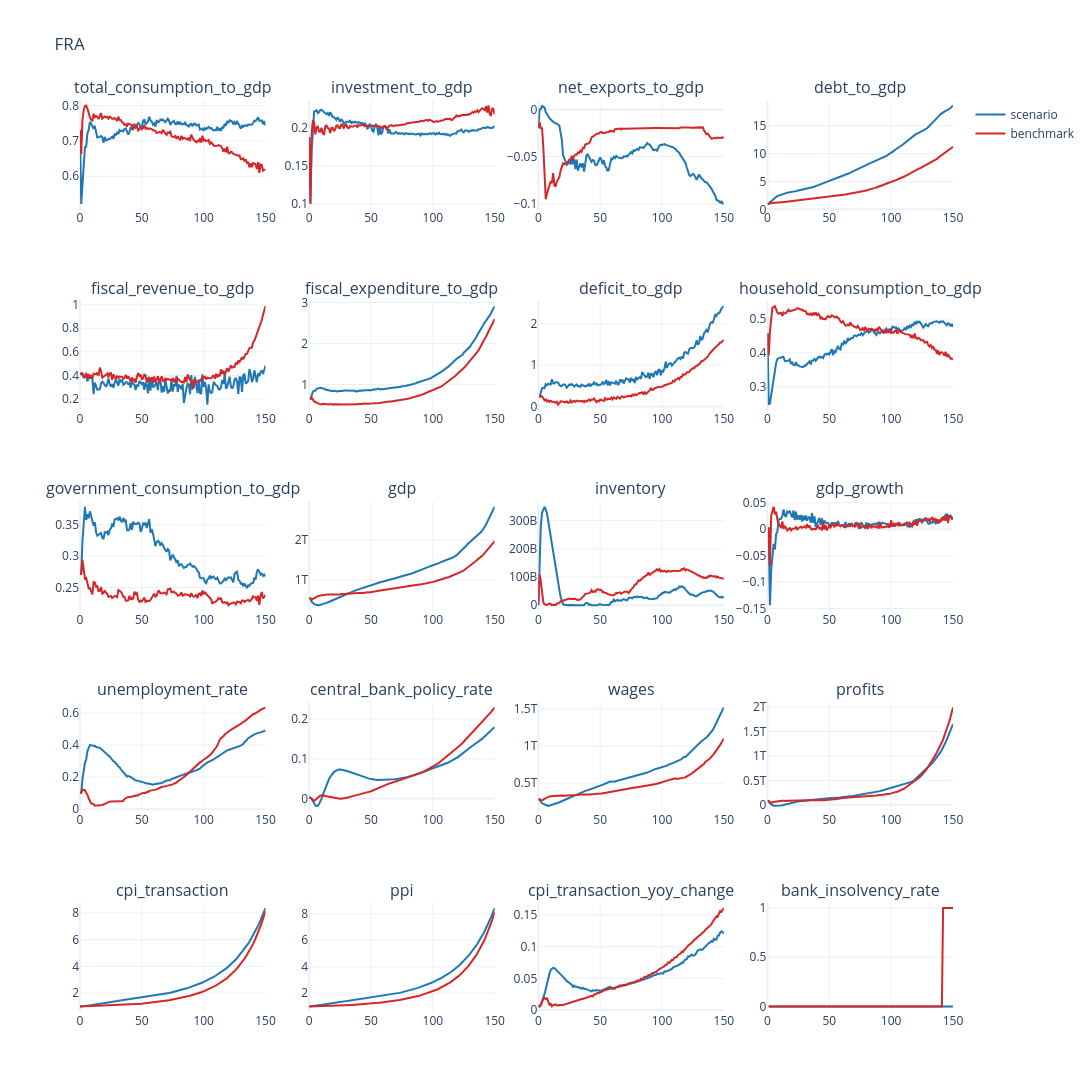
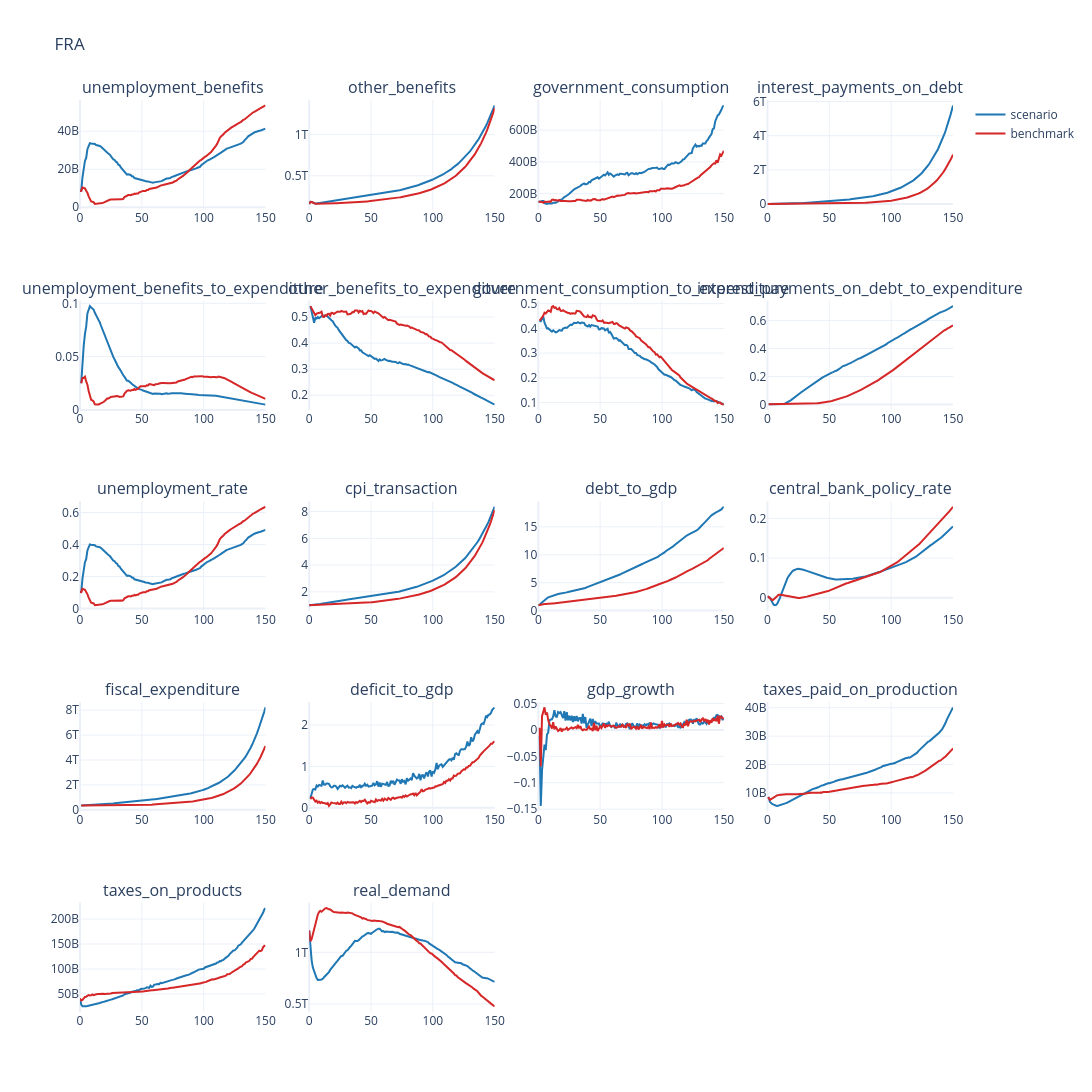
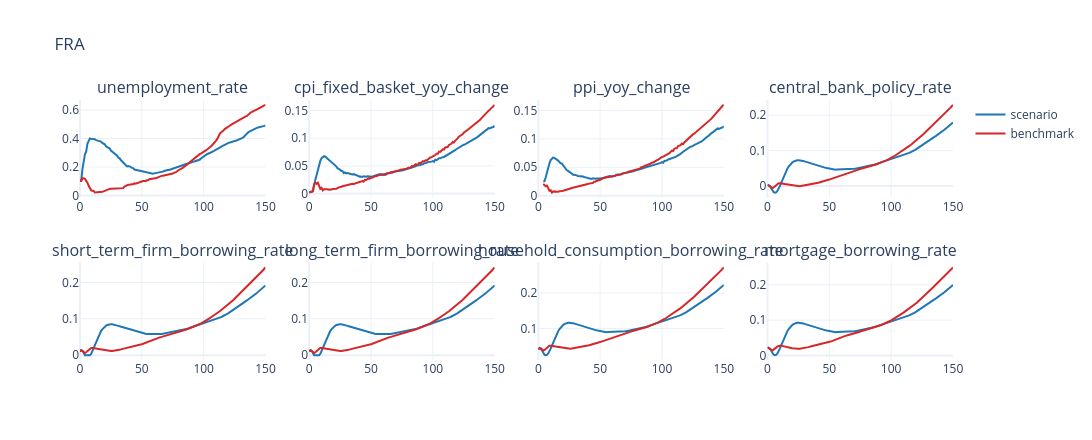
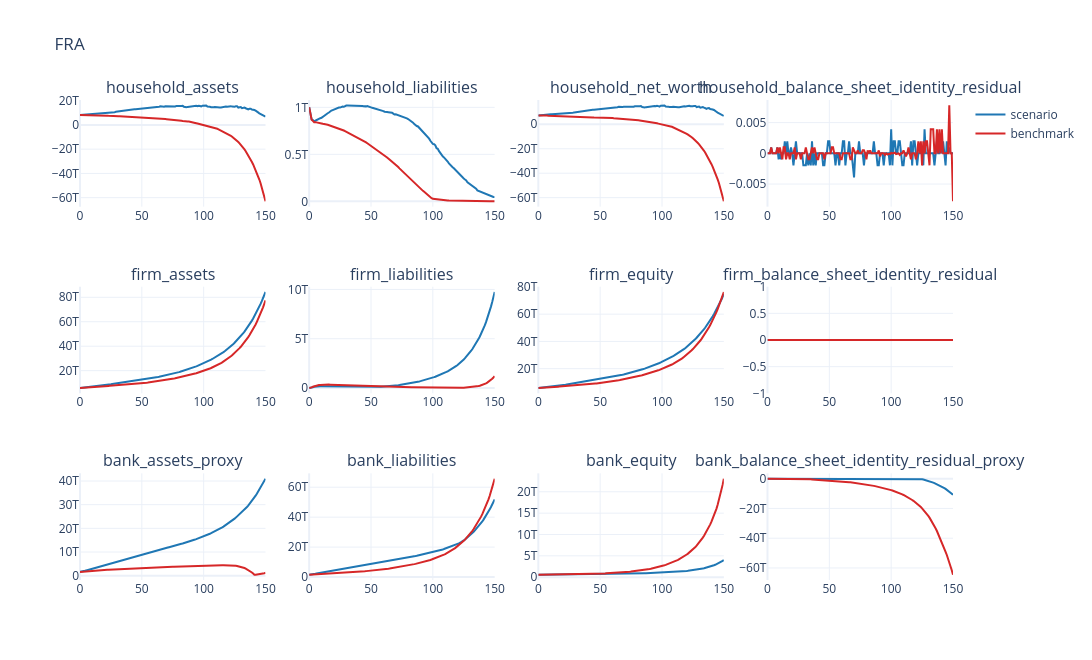

The notebook cell these images were saved under, in order:
### Code cell
# Benchmark comparison
if df_benchmark is None:
    raise RuntimeError("Set run_config.run_benchmark=True and rerun the simulation cell before benchmark plots.")

plot_output(df=df_base[macro_cols], df_compare=df_benchmark[macro_cols], no_rows=5, no_cols=4, country_code=cfg.country_iso3, **FIG_SIZE_BENCHMARK)
plot_output(df=df_base[fiscal_cols], df_compare=df_benchmark[fiscal_cols], no_rows=5, no_cols=4, country_code=cfg.country_iso3, **FIG_SIZE_BENCHMARK)
plot_output(df=df_base[policy_cols], df_compare= df_benchmark[policy_cols], no_rows=2, no_cols=4, country_code=cfg.country_iso3, **FIG_SIZE_BENCHMARK)
plot_output(df=df_base[balance_sheet_cols], df_compare= df_benchmark[balance_sheet_cols], no_rows=3, no_cols=4, country_code=cfg.country_iso3, **FIG_SIZE_BENCHMARK)
